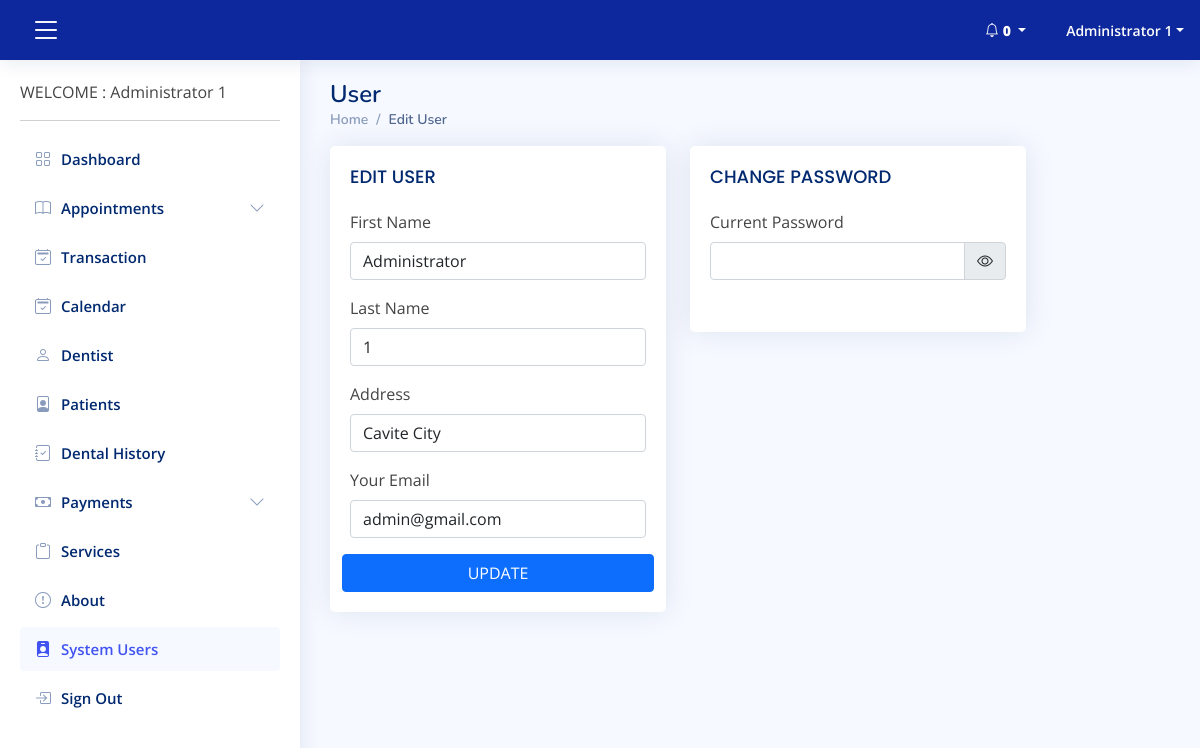
The page /admin/edit-user.php?data=1 (signed in) on the database its author committed.
### tables this page shows
CREATE TABLE `tbl_signup` (
  `id` int(11) NOT NULL,
  `firstname` varchar(100) NOT NULL,
  `lastname` varchar(100) NOT NULL,
  `sex` varchar(10) NOT NULL,
  `birthday` varchar(100) NOT NULL,
  `address` varchar(250) NOT NULL,
  `mobile` varchar(50) NOT NULL,
  `email` varchar(250) NOT NULL,
  `password` varchar(250) NOT NULL,
  `pass` varchar(100) NOT NULL,
  `type` varchar(250) NOT NULL,
  `is_balance` int(1) NOT NULL,
  `is_confirm` int(11) NOT NULL,
  `date_registered` timestamp NOT NULL DEFAULT current_timestamp(),
  `is_code` varchar(100) NOT NULL
);

### controller/admin-users.php (called while the page is built, shortened)
<?php
include('database.php');
$data       =  $_GET['data'];
$account    = $mysqli->query("SELECT * FROM tbl_signup where id = '$data'");
$val        = $account->fetch_assoc();

### admin/edit-user.php (the view, shortened to what this page needs)
<?php include('header.php'); include('nav.php');include('../controller/admin-users.php');?>
  <main id="main" class="main">
    <div class="pagetitle">
      <h1>User  </h1>
      <nav>
        <ol class="breadcrumb">
          <li class="breadcrumb-item"><a href="index.php">Home</a></li>
          <li class="breadcrumb-item active">Edit User</li>
        </ol>
      </nav>
    </div>
    <section class="section">
      <div class="row">
		<div class="col-lg-5">
          <div class="card">
            <div class="card-body">
              <h5 class="card-title">EDIT USER</h5>
				<form class="row g-3" method="POST">
				<br>
					<div class="col-12">
                      <label class="form-label">First Name</label>
                      <input type="text" name="fname" class="form-control" value="<?php echo $val['firstname'];?>" required>
                    </div>
					<div class="col-12">
                      <label for="yourName" class="form-label">Last Name</label>
                      <input type="text" name="lname" class="form-control" value="<?php echo $val['lastname'];?>" required>
                    </div>
					<div class="col-12">
                      <label for="yourName" class="form-label">Address</label>
                      <input type="text" name="address" class="form-control" value="<?php echo $val['address'];?>" required>
                    </div>
                    <div class="col-12">
                      <label for="yourEmail" class="form-label">Your Email</label>
                      <input type="email" name="email" class="form-control" value="<?php echo $val['email'];?>" required>
                    </div>
					<button type="submit" class="btn btn-primary" name="update-user">UPDATE</button>
				</form>
            </div>
          </div>
        </div>
		<div class="col-lg-5">
          <div class="card">
            <div class="card-body">
              <h5 class="card-title">CHANGE PASSWORD</h5>
				<form class="row g-3" method="POST">
				<br>
                    <div class="col-12">
                      <label for="yourPassword" class="form-label">Current Password</label>
					 <div class="input-group mb-3 " >
                      <input type="password" id="cpassword" name="password" class="form-control" value="" required>
					  <span class="input-group-text" onclick="password_show_hide();">
							  <i class="bi bi-eye" id="show_eye"></i>
							</span>
                    </div>
                    </div>
				</form>
            </div>
          </div>
        </div>
      </div>
    </section>
  </main>
<?php include('footer.php');?>

### page/back/css/style.css (style rules this page uses)
:root { scroll-behavior: smooth; }
body { font-family: "Open Sans", sans-serif; background: #f6f9ff; color: #444444; }
a { color: #4154f1; text-decoration: none; }
h1, h2, h3, h4, h5, h6 { font-family: "Nunito", sans-serif; }
#main { margin-top: 60px; padding: 20px 30px; transition: all 0.3s; }
.pagetitle { margin-bottom: 10px; }
.pagetitle h1 { font-size: 24px; margin-bottom: 0; font-weight: 600; color: #012970; }
.card { margin-bottom: 30px; border: none; border-radius: 5px; box-shadow: 0px 0 30px rgba(1, 41, 112, 0.1); overflow: hidden; }
.card-title { padding: 20px 0 15px 0; font-size: 18px; font-weight: 500; color: #012970; font-family: "Poppins", sans-serif; }
.card-body { padding: 0 20px 20px 20px; }
.breadcrumb { font-size: 14px; font-family: "Nunito", sans-serif; color: #899bbd; font-weight: 600; }
.breadcrumb a { color: #899bbd; transition: 0.3s; }
.breadcrumb .breadcrumb-item::before { color: #899bbd; }
.breadcrumb .active { color: #51678f; font-weight: 600; }
@media (min-width: 1200px) { #main, #footer { margin-left: 300px; } }

### rows shown on the page
tbl_signup: fname "Administrator", lname "1", address "Cavite City", email "admin@gmail.com"

### other values the page prints
$row_cnt "0"
$_SESSION['name'] "Administrator 1"
